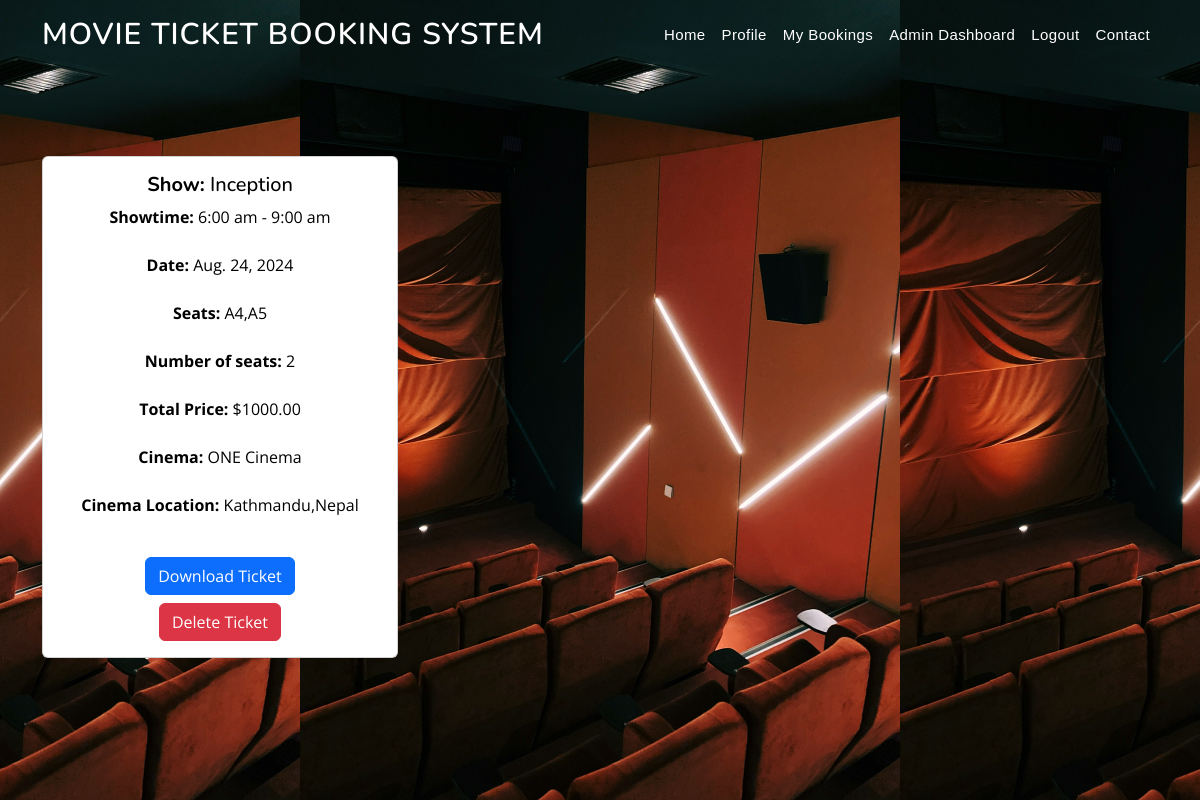
Before: /my_ticket/ (signed in) with the older database file.
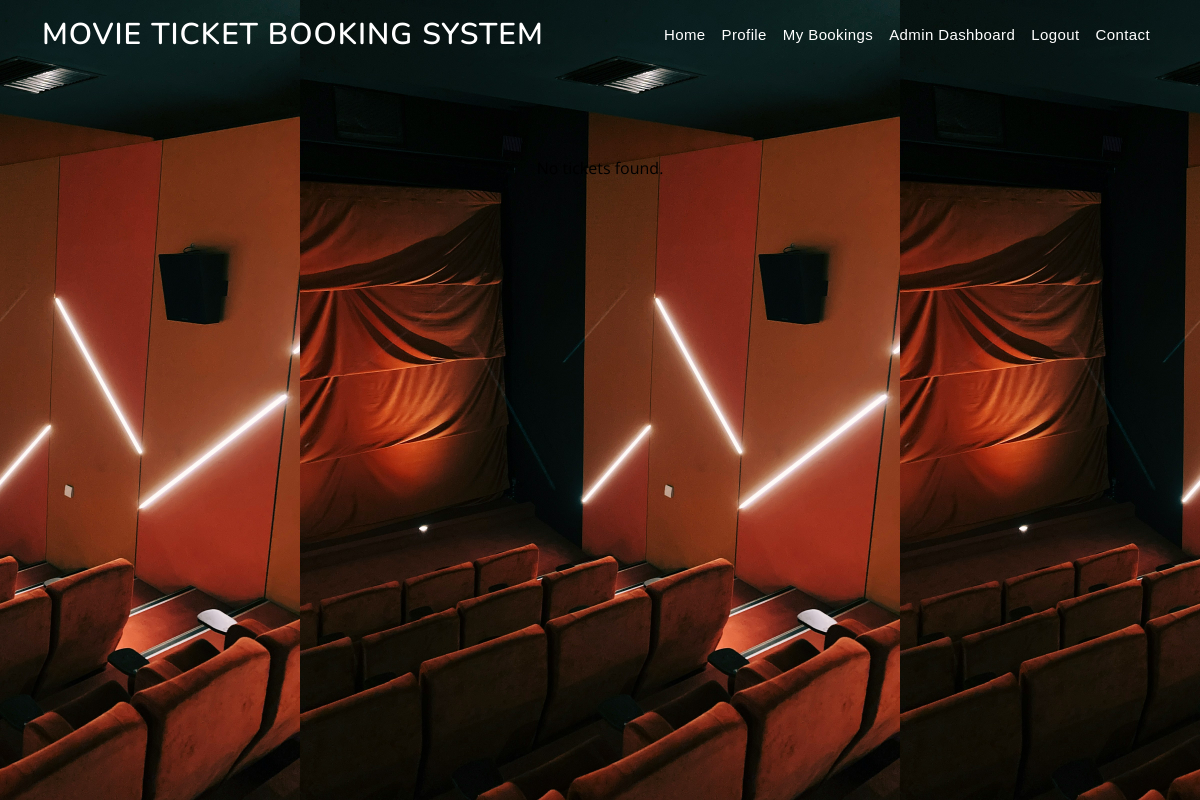
After: the same page with the newer database file.
### MT_main/models.py (models this page shows, shortened)
class Bookings(models.Model):
    user = models.ForeignKey(User, on_delete=models.CASCADE)
    show_name = models.CharField(max_length=200, null=True)
    screen=models.ForeignKey(Screening, on_delete=models.CASCADE,null=True)
    showtime = models.ForeignKey(ShowTime, on_delete=models.CASCADE, null=True)
    user_seat = models.CharField(max_length=300, null=True)
    show_date = models.ForeignKey(ShowDate, on_delete=models.CASCADE, null=True)
    total_price = models.DecimalField(max_digits=10, decimal_places=2, default=0.00)
    cinema_name = models.CharField(max_length=200, null=True)
    cinema_location = models.CharField(max_length=200, null=True)
    total_seat = models.CharField(max_length=200, null=True)
    is_visible = models.BooleanField(default=True)

class ShowTime(models.Model):
    time = models.CharField(max_length=100, null=True)
    showtimes=models.ForeignKey('Cinemas',on_delete=models.CASCADE,null=True)

class ShowDate(models.Model):
    date = models.DateField(null=True, blank=True)
    showdates=models.ForeignKey('Cinemas',on_delete=models.CASCADE,null=True)

### MT_main/views.py (the view, shortened to what this page needs)
# urls.py: path('my_ticket/', views.my_tickets, name='my_ticket'),
@login_required(login_url="/auth/login/")
def my_tickets(request):
    bookings = (
        Bookings.objects.filter(user=request.user, is_visible=True)
        .select_related("showtime", "show_date")
        .prefetch_related(Prefetch("showtime__screening_set"))
    )
    context = {
        "bookings": bookings,
    }
    return render(request, "my_ticket.html", context)

### Templates/my_ticket.html (shortened to what this page needs)
{% extends "base.html" %}
{% block content %}
<div class="container mt-5 text-black">
    <br><br>
    <div class="row">
        {% for booking in bookings %}
        <div class="col-md-4">
            <div class="card mb-4">
                <div class="card-body">
                    <h5 class="card-title"><strong>Show:</strong> {{ booking.show_name }}</h5>
                    <p class="card-text">
                        <strong>Showtime:</strong> {{ booking.showtime.time }}<br><br>
                        <strong>Date:</strong> {{ booking.show_date.date }}<br><br>
                        <strong>Seats:</strong> {{ booking.user_seat }}<br><br>
                        <strong>Number of seats:</strong> {{ booking.total_seat }}<br><br>
                        <strong>Total Price:</strong> ${{ booking.total_price }}<br><br>
                        <strong>Cinema:</strong> {{ booking.cinema_name }}<br><br>
                        <strong>Cinema Location:</strong> {{ booking.cinema_location }}<br><br>
                    </p>
                    <a href="{% url 'download_ticket' booking_id=booking.id %}" class="btn btn-primary">Download Ticket</a>
                    <form method="post" class="mt-2">
                        <button type="submit" name="delete_ticket" class="btn btn-danger">Delete Ticket</button>
                    </form>
                </div>
            </div>
        </div>
        {% empty %}
        <p>No tickets found.</p>
        {% endfor %}
    </div>
</div>
{% endblock %}

Changed rows visible on the page:
removed Bookings: show_name "Inception", showtime.time "6:00 am - 9:00 am", show_date "Aug. 24, 2024", user_seat "A4,A5", total_seat "2", total_price "1000.00", cinema_name "ONE Cinema", cinema_location "Kathmandu,Nepal"
Other visible differences:
text now shown: "No tickets found."
